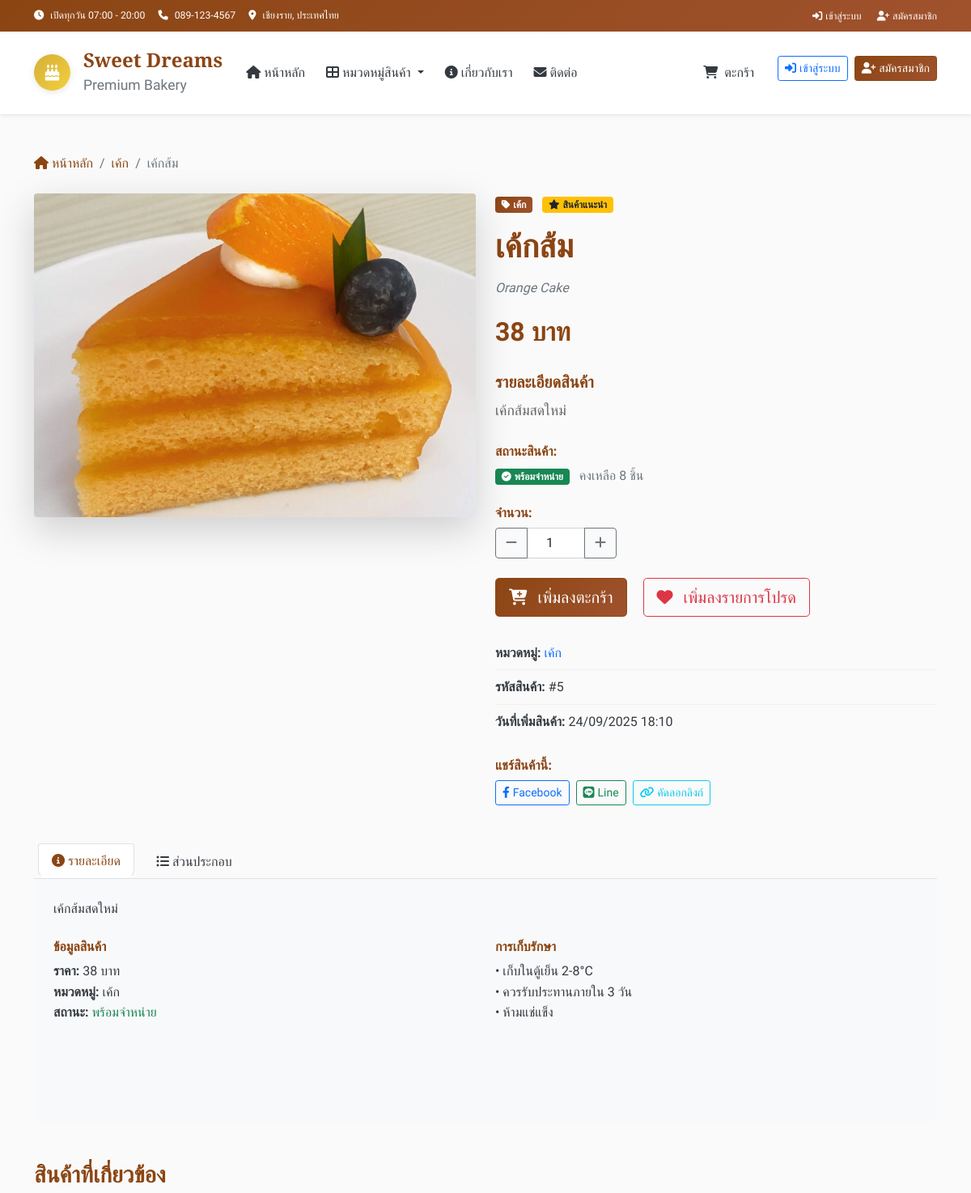
The page /product/5 (upper part) on the database as committed earlier.
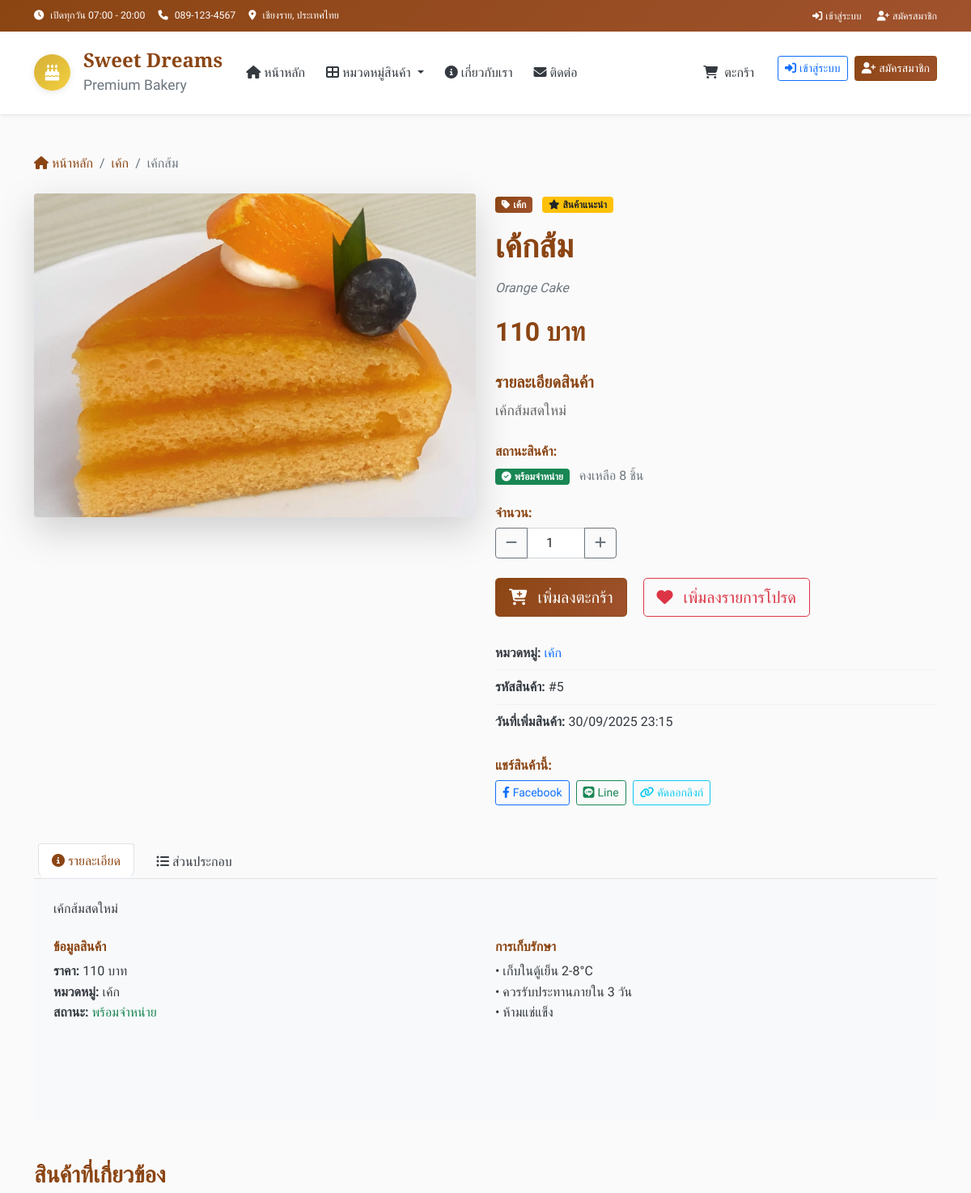
The same page on the database as committed later.
### tables this page shows
CREATE TABLE products (
        id INTEGER PRIMARY KEY AUTOINCREMENT,
        name TEXT NOT NULL,
        name_en TEXT,
        description TEXT,
        price DECIMAL(10,2) NOT NULL,
        image TEXT,
        category_id INTEGER,
        is_available BOOLEAN DEFAULT 1,
        is_featured BOOLEAN DEFAULT 0,
        stock_quantity INTEGER DEFAULT 0,
        created_at TIMESTAMP DEFAULT CURRENT_TIMESTAMP,
        FOREIGN KEY (category_id) REFERENCES categories (id)
    );

### app.py (the view)
@app.route('/product/<int:product_id>')
def product_detail(product_id):
    product = get_product_by_id(product_id)
    if not product:
        flash('ไม่พบสินค้าที่ต้องการ')
        return redirect(url_for('index'))
    return render_template('product_detail.html', product=product)

### app.py (called while the page is built)
@app.template_filter('to_bangkok')
def to_bangkok_filter(value, fmt='%d/%m/%Y %H:%M'):
    if not value:
        return "N/A"
    if isinstance(value, str):
        try:
            value = datetime.fromisoformat(value)
        except ValueError:
            return value
    dt = value.replace(tzinfo=ZoneInfo("UTC")).astimezone(ZoneInfo("Asia/Bangkok"))
    return dt.strftime(fmt)

def get_db_connection():
    conn = sqlite3.connect(DB_NAME)
    conn.row_factory = sqlite3.Row
    return conn

def get_categories():
    conn = get_db_connection()
    categories = conn.execute(
        "SELECT * FROM categories ORDER BY display_order"
    ).fetchall()
    conn.close()
    return categories

def get_product_by_id(product_id):
    conn = get_db_connection()
    product = conn.execute("""
        SELECT p.*, c.name as category_name
        FROM products p
        JOIN categories c ON p.category_id = c.id
        WHERE p.id = ?
    """, (product_id,)).fetchone()
    conn.close()
    return product

### templates/product_detail.html (shortened to what the changed rows need)
{% extends "layout.html" %}
{% block content %}
<div class="container py-5">
    <nav aria-label="breadcrumb" class="mb-4">
        <ol class="breadcrumb">
            <li class="breadcrumb-item">
                <a href="{{ url_for('index') }}" class="text-decoration-none">
                </a>
            </li>
            <li class="breadcrumb-item">
                <a href="{{ url_for('category_by_id', category_id=product.category_id) }}" class="text-decoration-none">
                </a>
            </li>
            <li class="breadcrumb-item active">{{ product.name }}</li>
        </ol>
    </nav>
    <div class="row">
        <div class="col-lg-6 mb-4">
            <div class="product-image-container">
                {% if product.image %}
                    <img src="{{ url_for('static', filename='images/products/' + product.image) }}"
                         alt="{{ product.name }}"
                         class="img-fluid rounded shadow-lg main-product-image"
                         id="main-image">
                {% else %}
                    <div class="no-image-placeholder">
                        <i class="fas fa-birthday-cake fa-5x text-muted"></i>
                        <p class="text-muted mt-3">ไม่มีรูปภาพ</p>
                    </div>
                {% endif %}
            </div>
        </div>
        <div class="col-lg-6">
            <div class="product-details">
                <span class="badge bg-primary mb-3">
                    <i class="fas fa-tag me-1"></i>{{ product.category_name }}
                </span>
                {% if product.is_featured %}
                <span class="badge bg-warning text-dark mb-3 ms-2">
                    <i class="fas fa-star me-1"></i>สินค้าแนะนำ
                </span>
                {% endif %}
                <h1 class="product-title mb-3">{{ product.name }}</h1>
                {% if product.name_en %}
                <p class="text-muted mb-3"><em>{{ product.name_en }}</em></p>
                {% endif %}
                <div class="price-section mb-4">
                    <span class="current-price">{{ "%.0f"|format(product.price) }} บาท</span>
                </div>
                {% if product.description %}
                <div class="description-section mb-4">
                    <h5>รายละเอียดสินค้า</h5>
                    <p class="product-description">{{ product.description }}</p>
                </div>
                {% endif %}
                <div class="stock-section mb-4">
                    <h6>สถานะสินค้า:</h6>
                    {% if product.stock_quantity > 0 %}
                        <span class="badge bg-success">
                            <i class="fas fa-check-circle me-1"></i>พร้อมจำหน่าย
                        </span>
                        <span class="text-muted ms-2">คงเหลือ {{ product.stock_quantity }} ชิ้น</span>
                    {% else %}
                        <span class="badge bg-danger">
                            <i class="fas fa-times-circle me-1"></i>สินค้าหมด
                        </span>
                    {% endif %}
                </div>
                {% if product.stock_quantity > 0 %}
                <div class="quantity-section mb-4">
                    <h6>จำนวน:</h6>
                    <div class="input-group" style="max-width: 150px;">
                    </div>
                </div>
                <div class="action-buttons mb-4">
                    <button class="btn btn-primary btn-lg me-3 add-to-cart-detail"
                            data-product-id="{{ product.id }}"
                            data-product-name="{{ product.name }}"
                            data-product-price="{{ product.price }}">
                    </button>
                    <button class="btn btn-outline-danger btn-lg" id="add-to-wishlist">
                    </button>
                </div>
                {% endif %}
                <div class="product-info">
                    <div class="info-item">
                        <strong>หมวดหมู่:</strong>
                        <a href="{{ url_for('category_by_id', category_id=product.category_id) }}" class="text-decoration-none">{{ product.category_name }}</a>
                    </div>
                    <div class="info-item">
                        <strong>รหัสสินค้า:</strong> #{{ product.id }}
                    </div>
                    {% if product.created_at %}
                    <div class="info-item">
                        <strong>วันที่เพิ่มสินค้า:</strong> {{ product.created_at|to_bangkok }}
                    </div>
                    {% endif %}
                </div>
                <div class="share-section mt-4">
                    <h6>แชร์สินค้านี้:</h6>
                    <div class="d-flex gap-2">
                    </div>
                </div>
            </div>
        </div>
    </div>
    <div class="row mt-5">
        <div class="col-12">
            <div class="tab-content p-4 bg-light rounded-bottom">
                <div class="tab-pane fade show active" id="description">
                    {% if product.description %}
                        <p>{{ product.description }}</p>
                    {% else %}
                        <p class="text-muted">ไม่มีรายละเอียดเพิ่มเติม</p>
                    {% endif %}
                    <div class="row mt-4">
                        <div class="col-md-6">
                            <ul class="list-unstyled">
                                <li><strong>ราคา:</strong> {{ "%.0f"|format(product.price) }} บาท</li>
                                <li><strong>หมวดหมู่:</strong> {{ product.category_name }}</li>
                                <li><strong>สถานะ:</strong>
                                    {% if product.stock_quantity > 0 %}
                                        <span class="text-success">พร้อมจำหน่าย</span>
                                    {% else %}
                                        <span class="text-danger">หมดชั่วคราว</span>
                                    {% endif %}
                                </li>
                            </ul>
                        </div>
                        <div class="col-md-6">
                        </div>
                    </div>
                </div>
            </div>
        </div>
    </div>
</div>
{% endblock %}

Rows that differ between the two databases and show on the page:
changed products "เค้กส้ม": price "38" → "110"; created_at|to_bangkok "24/09/2025 18:10" → "30/09/2025 23:15"
